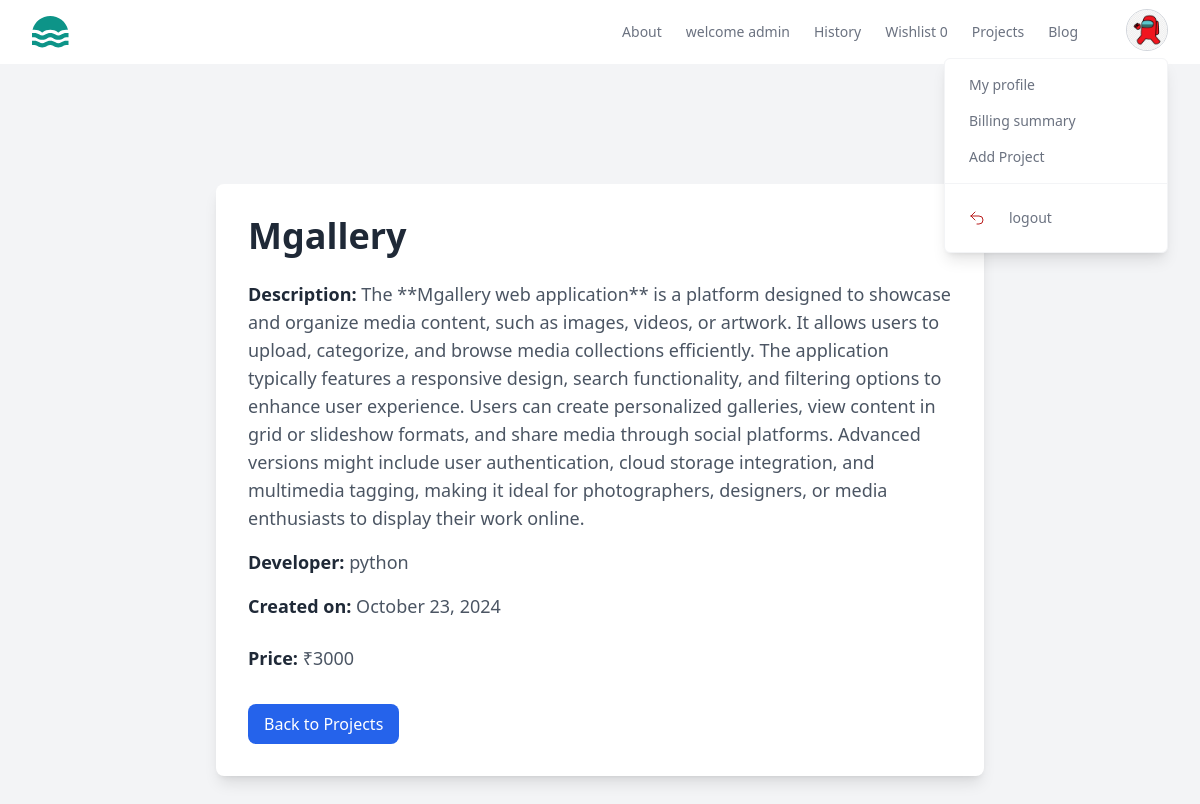
The page /project/12/view (signed in) on the database its author committed.
### store/models.py (models this page shows, shortened)
class BaseModel(models.Model):
    created_date=models.DateTimeField(auto_now_add=True)
    updated_date=models.DateTimeField(auto_now=True)
    is_active=models.BooleanField(default=True)

class UserProfile(BaseModel):
    bio=models.CharField(max_length=200,null=True)
    profile_picture=models.ImageField(upload_to="profilepictures",null=True,blank=True,default="profilepictures/default.png")
    phone=models.CharField(max_length=200)
    owner=models.OneToOneField(User,on_delete=models.CASCADE,related_name="profile")

class Project(BaseModel):
    title=models.CharField(max_length=200)
    description=models.TextField()
    preview_image=models.ImageField(upload_to="previewimages",null=True,blank=True)
    price=models.PositiveIntegerField()
    developer=models.ForeignKey(User,on_delete=models.CASCADE)
    files=models.FileField(upload_to="projects",null=True,blank=True)
    tag_objects=models.ManyToManyField(Tag,null=True)
    thumbnail=EmbedVideoField()

class BaseModel(models.Model):
    created_date=models.DateTimeField(auto_now_add=True)
    updated_date=models.DateTimeField(auto_now=True)
    is_active=models.BooleanField(default=True)

### store/views.py (the view)
# urls.py: path('project/<int:pk>/view',views.ProjectViewMore.as_view(), name='project-view-more'),
class ProjectViewMore(View):
    template_name = "project_view_more.html"
    def get(self, request, *args, **kwargs):
        id = kwargs.get("pk")
        project_object = Project.objects.get(id=id)
        return render(request, self.template_name, {"p": project_object})

### store/context_processor.py (called while the page is built)
def wishlist_item_count(request):
    count=0
    if request.user.is_authenticated:
        count=request.user.basket.basket_item.filter(is_order_placed=False).count()
    return {"cartitem_count":count}

### store/templates/project_view_more.html (shortened to what this page needs)
{% extends 'base.html' %}
{% load embed_video_tags %}
{% block main_block %}
<div class="bg-gray-100 min-h-screen pt-20">
    <div class="max-w-3xl mx-auto bg-white shadow-lg rounded-lg overflow-hidden p-8 mt-10">
        <h1 class="text-4xl font-bold text-gray-800 mb-6">{{ p.title }}</h1>
        <div class="mb-4">
            <p class="text-lg text-gray-600">
                <strong class="font-semibold text-gray-800">Description:</strong> {{ p.description }}
            </p>
        </div>
        <div class="mb-4">
            <p class="text-lg text-gray-600">
                <strong class="font-semibold text-gray-800">Developer:</strong> {{ p.developer.username }}
            </p>
        </div>
        <div class="mb-6">
            <p class="text-lg text-gray-600">
                <strong class="font-semibold text-gray-800">Created on:</strong> {{ p.created_date|date:"F d, Y" }}
            </p>
        </div>
        <div class="mb-6">
            <p class="text-lg text-gray-600">
                <strong class="font-semibold text-gray-800">Price:</strong> ₹{{ p.price }}
            </p>
        </div>
        <div class="flex justify-between mt-8">
            <a href="{% url 'index' %}"
               class="text-white bg-blue-600 hover:bg-blue-500 font-medium py-2 px-4 rounded-lg">
                Back to Projects
            </a>
        </div>
    </div>
</div>
{% endblock %}

### store/templates/base.html (shortened to what this page needs)
<!DOCTYPE html>
<html lang="en">
<head>
    <script src="https://cdn.tailwindcss.com"></script>
</head>
<body>
    <header class="bg-white">
        <div class="mx-auto max-w-screen-xl px-4 sm:px-6 lg:px-8">
          <div class="flex h-16 items-center justify-between">
            <div class="flex-1 md:flex md:items-center md:gap-12">
              <a class="block text-teal-600" href="#">
              </a>
            </div>
            <div class="md:flex md:items-center md:gap-12">
              <nav aria-label="Global" class="hidden md:block">
                <ul class="flex items-center gap-6 text-sm">
                  <li>
                    <a class="text-gray-500 transition hover:text-gray-500/75" href="#"> About </a>
                  </li>
                  <li>
                    <a class="text-gray-500 transition hover:text-gray-500/75" href="#"> welcome {{request.user}} </a>
                  </li>
                  <li>
                    <a class="text-gray-500 transition hover:text-gray-500/75" href="#"> History </a>
                  </li>
                  <li>
                    <a class="text-gray-500 transition hover:text-gray-500/75" href="{%url 'my-wishlist' %}"> Wishlist {{cartitem_count}}</a>
                  </li>
                  <li>
                    <a class="text-gray-500 transition hover:text-gray-500/75" href="{%url 'my-work'%}"> Projects </a>
                  </li>
                  <li>
                    <a class="text-gray-500 transition hover:text-gray-500/75" href="#"> Blog </a>
                  </li>
                </ul>
              </nav>
              <div class="hidden md:relative md:block">
                <button
                  type="button"
                  class="overflow-hidden rounded-full border border-gray-300 shadow-inner"
                >
                  <img
                    src="{{request.user.profile.profile_picture.url}}"
                    alt=""
                    class="size-10 object-cover"
                  />
                </button>
                <div
                  class="absolute end-0 z-10 mt-0.5 w-56 divide-y divide-gray-100 rounded-md border border-gray-100 bg-white shadow-lg"
                  role="menu"
                >
                  <div class="p-2">
                    <a
                      href="{%url 'profile-edit'%}"
                      class="block rounded-lg px-4 py-2 text-sm text-gray-500 hover:bg-gray-50 hover:text-gray-700"
                      role="menuitem"
                    >
                      My profile
                    </a>
                    <a
                      href="#"
                      class="block rounded-lg px-4 py-2 text-sm text-gray-500 hover:bg-gray-50 hover:text-gray-700"
                      role="menuitem"
                    >
                      Billing summary
                    </a>
                    <a
                      href="{%url 'project-add'%}"
                      class="block rounded-lg px-4 py-2 text-sm text-gray-500 hover:bg-gray-50 hover:text-gray-700"
                      role="menuitem"
                    >
                      Add Project
                    </a>
                  </div>
                  <div class="p-2">
                    <form method="POST" action="#">
                      <button
                        type="submit"
                        class="flex w-full items-center gap-2 rounded-lg px-4 py-2 text-sm text-red-700 hover:bg-red-50"
                        role="menuitem"
                      >
                        <svg
                          xmlns="http://www.w3.org/2000/svg"
                          fill="none"
                          viewBox="0 0 24 24"
                          stroke-width="1.5"
                          stroke="currentColor"
                          class="size-4"
                        >
                          <path
                            stroke-linecap="round"
                            stroke-linejoin="round"
                            d="M9 15 3 9m0 0 6-6M3 9h12a6 6 0 0 1 0 12h-3"
                          />
                        </svg>
                        <a
                      href="{%url 'signout'%}"
                      class="block rounded-lg px-4 py-2 text-sm text-gray-500 hover:bg-gray-50 hover:text-gray-700"
                      role="menuitem"
                    >
                      logout
                    </a>
                      </button>
                    </form>
                  </div>
                </div>
              </div>
            </div>
          </div>
        </div>
      </header>
    {%block main_block%}
    {%endblock%}
</body>
</html>

### rows shown on the page
Project: title "Mgallery", description "The **Mgallery web application** is a platform designed to showcase and organize media content, such as images, videos, or artwork. It allows users to upload, categorize, and browse media collections efficiently. The application typically features a responsive design, search functionality, and filtering options to enhance user experience. Users can create personalized galleries, view content in grid or slideshow formats, and share media through social platforms. Advanced versions might include user authentication, cloud storage integration, and multimedia tagging, making it ideal for photographers, designers, or media enthusiasts to display their work online.", developer.username "python", price "3000"
BaseModel: created_date "October 23, 2024"

### other values the page prints
{{ request.user }} "admin"
{{ cartitem_count }} "0"
